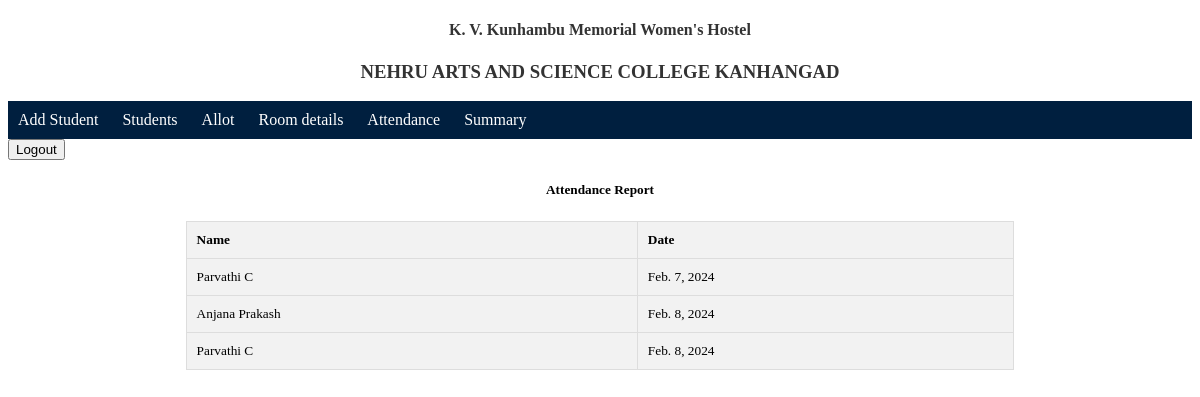
Before: /summary/ (signed in) with the older database file.
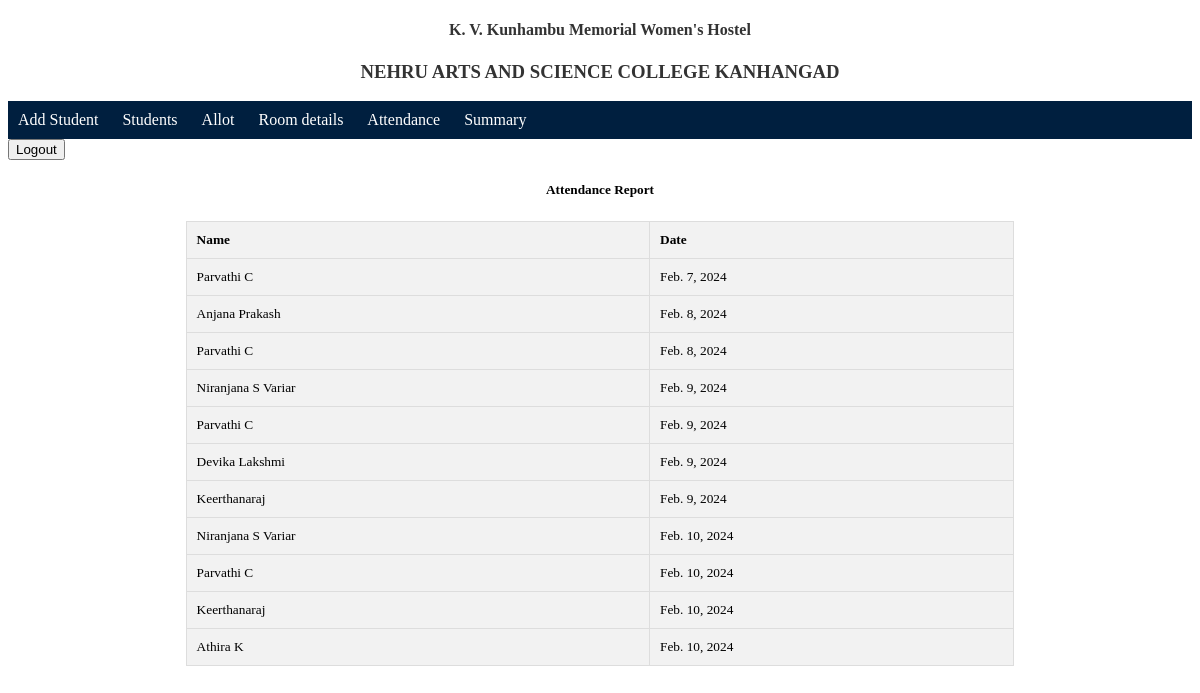
After: the same page with the newer database file.
### hostel/models.py (models this page shows, shortened)
class Attendance(models.Model):
    name = models.ForeignKey(Student,on_delete=models.CASCADE)
    dates = models.DateField()

class Student(models.Model):
    name = models.CharField(max_length=50, unique=True)
    category = models.CharField(max_length=20)
    pgm_id = models.ForeignKey(Programme,on_delete=models.CASCADE)

### hostel/views.py (the view)
# urls.py: path('summary/',views.view_attendance,name='view_attendance'),
@login_required()
def view_attendance(request):
    attendance_list = Attendance.objects.all().select_related('name')
    return render(request,"hostel/summary.html",{'summary':attendance_list})

### hostel/templates/hostel/summary.html (shortened to what this page needs)
{% extends 'base.html' %}
{% block content %}
    <h5>Attendance Report</h5>
    <div class="allot">
        <table>
            <tr>
                <th>Name</th><th>Date</th>
            </tr>
            {% for a in summary %}
            <tr>
                <td>{{a.name.name}}</td>
                <td>{{a.dates}}</td>
            </tr>
            {% endfor %}
        </table>
    </div>
{% endblock %}

### templates/base.html (shortened to what this page needs)
<!DOCTYPE html>
<html lang="en">
<head>
</head>
<body>
    <div class="head">
        <h4>K. V. Kunhambu Memorial Women's Hostel</h4>
        <h3>NEHRU ARTS AND SCIENCE COLLEGE KANHANGAD</h3>
    </div>
    <div class="options">
        <nav>
            <ul>
                <li><a href="{% url 'add_student' %}">Add Student</a></li>
                <li><a href="{% url 'view_student' %}">Students</a></li>
                <li><a href="{% url 'allot_student' %}">Allot</a></li>
                <li><a href="{% url 'view_allotement' %}">Room details</a></li>
                <li><a href="{% url 'mark_attendance' %}">Attendance</a></li>
                <li><a href="{% url 'view_attendance' %}">Summary</a></li>
            </ul>
        </nav>
        <form action="{% url 'logout' %}" method="post">
            <button type="submit" value="Logout">Logout</button>
        </form>
    </div>
    {% block content %}
    {% endblock %}
</body>
</html>

### templates/base.html (style rules this page uses)
.head { text-align: center; background-color: #fff; color: #333333; }
nav { background-color: #001f3f; color: #fff; padding: 10px; }
nav ul { list-style-type: none; margin: 0; padding: 0; }
nav ul li { display: inline; margin-right: 20px; }
nav ul li a { color: #fff; text-decoration: none; }

### hostel/templates/hostel/summary.html (style rules this page uses)
.allot { width: 70%; margin: 0 auto; }
.allot table { border-collapse: collapse; width: 100%; }
.allot th, .allot td { border: 1px solid #dddddd; text-align: left; padding: 10px; font-size: smaller; }
.allot th { background-color: #f2f2f2; }
.allot tr { background-color: #f2f2f2; }
h5 { color: black; text-align: center; }

Changed rows visible on the page:
added Attendance: name.name "Niranjana S Variar", dates "Feb. 9, 2024"
added Attendance: name.name "Parvathi C", dates "Feb. 9, 2024"
added Attendance: name.name "Devika Lakshmi", dates "Feb. 9, 2024"
added Attendance: name.name "Keerthanaraj", dates "Feb. 9, 2024"
added Attendance: name.name "Niranjana S Variar", dates "Feb. 10, 2024"
added Attendance: name.name "Parvathi C", dates "Feb. 10, 2024"
added Attendance: name.name "Keerthanaraj", dates "Feb. 10, 2024"
added Attendance: name.name "Athira K", dates "Feb. 10, 2024"
